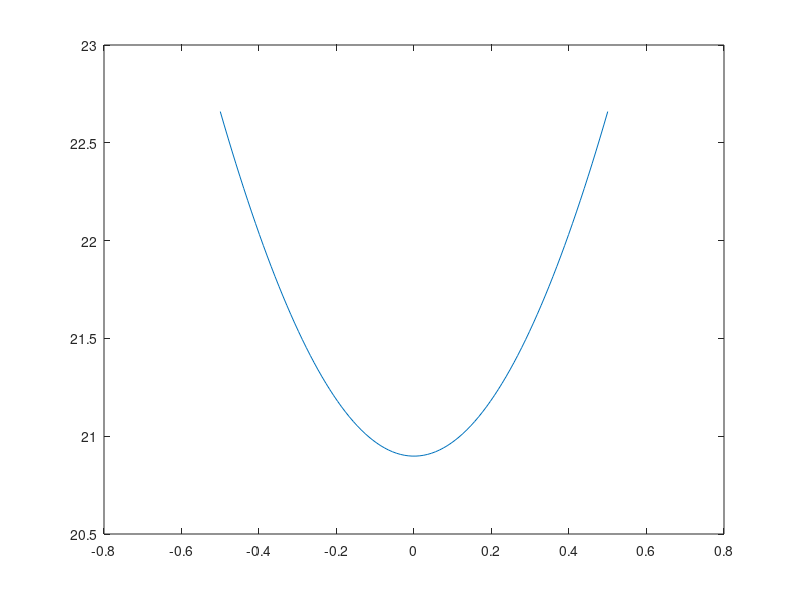

Here is the MATLAB script that generated this plot: (Note: this script raises an error after producing the figure.)
h = 1;
c = h*1.1;
bw = 1/3;

f1 = @(x) sqrt(((x+bw)/c).^2+1);
f2 = @(x) sqrt(((x-bw)/c).^2+1);
f0 = @(x) x;
xs = linspace(-0.5,0.5,100);
ca = [0 10 10];
ys = ca(2)*f1(xs) + ca(3)*f2(xs) + ca(1)*f0(xs);
plot(xs,ys);
%%
syms x
fmqa = sqrt((x/c)^2 + 1);
fplot(diff(fmqa,x))
xlim([-1,1])
